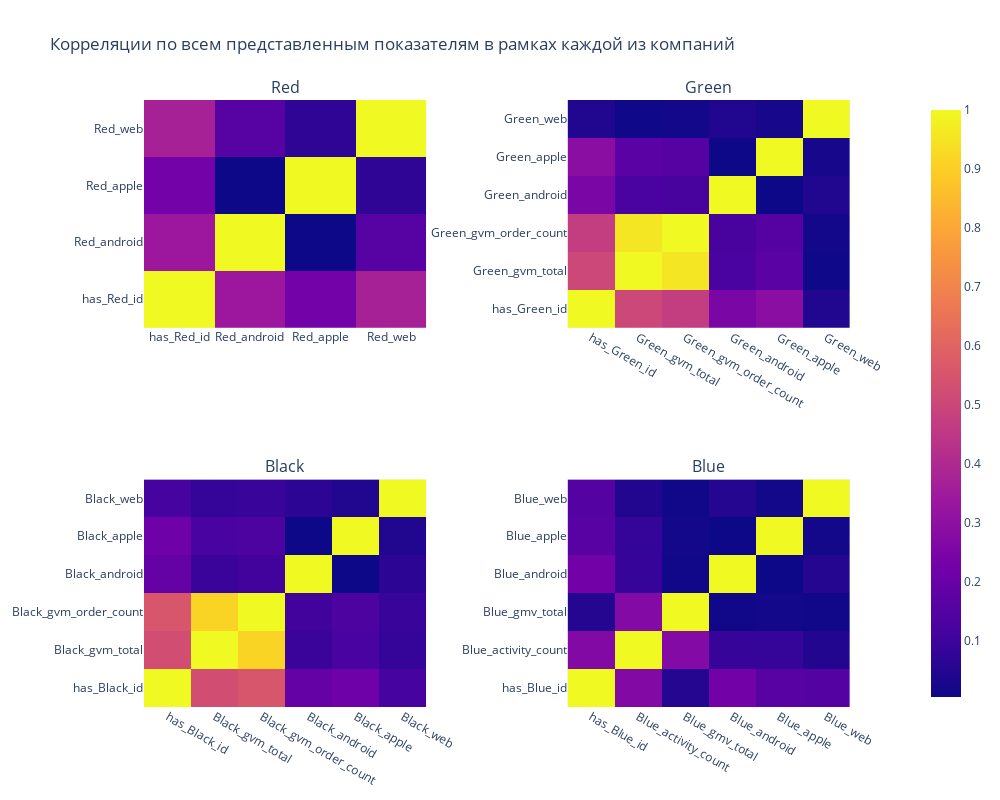

This figure's notebook cell:
### Markdown cell above
#### По этому графику корреляции мы можем заметить довольно выраженную корреляцию (0.61) колличества установленных приложений для **Apple** среди компаний **Blue** и **Red**.

### Code cell
# рассмотерим корреляции по всем представленным показателям в рамках каждой из компаний

companies = ['Red', 'Green', 'Black', 'Blue']
fig = make_subplots(rows=2, cols=2, subplot_titles=companies,horizontal_spacing=0.20)
for i, company in enumerate(companies):
    sub_df = df.filter(like=company)
    corr_matrix = sub_df.corr()
    fig.add_trace(go.Heatmap(z=corr_matrix, x=corr_matrix.columns, y=corr_matrix.index, colorbar_x=1.1), row=int(i/2)+1, col=i%2+1)
    if i!=3:
        fig.update_traces(showscale=False)
fig.update_layout(width=1000, height=800, title='Корреляции по всем представленным показателям в рамках каждой из компаний')

fig.show()

### Figure 1 — Plotly figure (JSON) as saved in the notebook; plotly's stock layout.template omitted (floating-point values rounded to 4 significant figures)
{"data": [{"colorbar": {"x": 1.1}, "showscale": false, "type": "heatmap", "x": ["has_Red_id", "Red_android", "Red_apple", "Red_web"], "xaxis": "x", "y": ["has_Red_id", "Red_android", "Red_apple", "Red_web"], "yaxis": "y", "z": [[1, 0.3086, 0.1961, 0.3452], [0.3086, 1, -0.03784, 0.1232], [0.1961, -0.03784, 1, 0.03122], [0.3452, 0.1232, 0.03122, 1]]}, {"colorbar": {"x": 1.1}, "showscale": false, "type": "heatmap", "x": ["has_Green_id", "Green_gvm_total", "Green_gvm_order_count", "Green_android", "Green_apple", "Green_web"], "xaxis": "x2", "y": ["has_Green_id", "Green_gvm_total", "Green_gvm_order_count", "Green_android", "Green_apple", "Green_web"], "yaxis": "y2", "z": [[1, 0.5126, 0.4809, 0.262, 0.3028, 0.05779], [0.5126, 1, 0.955, 0.1399, 0.1795, 0.02486], [0.4809, 0.955, 1, 0.1347, 0.1681, 0.02972], [0.262, 0.1399, 0.1347, 1, 0.02018, 0.05775], [0.3028, 0.1795, 0.1681, 0.02018, 1, 0.03674], [0.05779, 0.02486, 0.02972, 0.05775, 0.03674, 1]]}, {"colorbar": {"x": 1.1}, "showscale": false, "type": "heatmap", "x": ["has_Black_id", "Black_gvm_total", "Black_gvm_order_count", "Black_android", "Black_apple", "Black_web"], "xaxis": "x3", "y": ["has_Black_id", "Black_gvm_total", "Black_gvm_order_count", "Black_android", "Black_apple", "Black_web"], "yaxis": "y3", "z": [[1, 0.5344, 0.5627, 0.207, 0.2279, 0.1283], [0.5344, 1, 0.914, 0.1054, 0.1372, 0.09691], [0.5627, 0.914, 1, 0.1215, 0.1469, 0.104], [0.207, 0.1054, 0.1215, 1, 0.02036, 0.08015], [0.2279, 0.1372, 0.1469, 0.02036, 1, 0.05794], [0.1283, 0.09691, 0.104, 0.08015, 0.05794, 1]]}, {"colorbar": {"x": 1.1}, "type": "heatmap", "x": ["has_Blue_id", "Blue_activity_count", "Blue_gmv_total", "Blue_android", "Blue_apple", "Blue_web"], "xaxis": "x4", "y": ["has_Blue_id", "Blue_activity_count", "Blue_gmv_total", "Blue_android", "Blue_apple", "Blue_web"], "yaxis": "y4", "z": [[1, 0.2674, 0.04947, 0.2266, 0.1619, 0.1521], [0.2674, 1, 0.2704, 0.08624, 0.08055, 0.04469], [0.04947, 0.2704, 1, 0.0116, 0.01349, 0.009948], [0.2266, 0.08624, 0.0116, 1, 0.00439, 0.05005], [0.1619, 0.08055, 0.01349, 0.00439, 1, 0.01459], [0.1521, 0.04469, 0.009948, 0.05005, 0.01459, 1]]}], "layout": {"annotations": [{"font": {"size": 16}, "showarrow": false, "text": "Red", "x": 0.2, "xanchor": "center", "xref": "paper", "y": 1, "yanchor": "bottom", "yref": "paper"}, {"font": {"size": 16}, "showarrow": false, "text": "Green", "x": 0.8, "xanchor": "center", "xref": "paper", "y": 1, "yanchor": "bottom", "yref": "paper"}, {"font": {"size": 16}, "showarrow": false, "text": "Black", "x": 0.2, "xanchor": "center", "xref": "paper", "y": 0.375, "yanchor": "bottom", "yref": "paper"}, {"font": {"size": 16}, "showarrow": false, "text": "Blue", "x": 0.8, "xanchor": "center", "xref": "paper", "y": 0.375, "yanchor": "bottom", "yref": "paper"}], "height": 800, "title": {"text": "Корреляции по всем представленным показателям в рамках каждой из компаний"}, "width": 1000, "xaxis": {"anchor": "y", "domain": [0, 0.4]}, "xaxis2": {"anchor": "y2", "domain": [0.6, 1]}, "xaxis3": {"anchor": "y3", "domain": [0, 0.4]}, "xaxis4": {"anchor": "y4", "domain": [0.6, 1]}, "yaxis": {"anchor": "x", "domain": [0.625, 1]}, "yaxis2": {"anchor": "x2", "domain": [0.625, 1]}, "yaxis3": {"anchor": "x3", "domain": [0, 0.375]}, "yaxis4": {"anchor": "x4", "domain": [0, 0.375]}}}
